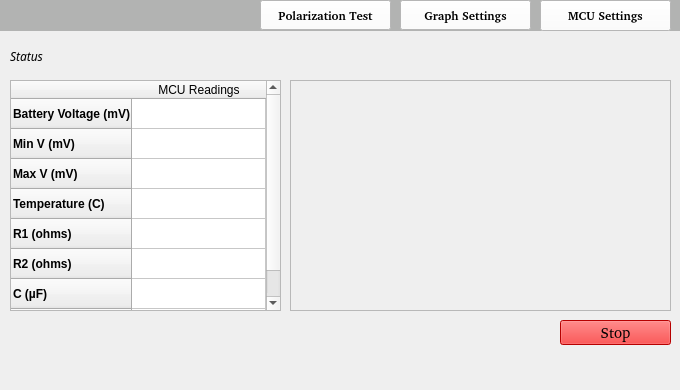
<?xml version="1.0" encoding="UTF-8"?>
<ui version="4.0">
 <class>Form</class>
 <widget class="QWidget" name="Form">
  <property name="geometry">
   <rect>
    <x>0</x>
    <y>0</y>
    <width>680</width>
    <height>390</height>
   </rect>
  </property>
  <property name="sizePolicy">
   <sizepolicy hsizetype="Fixed" vsizetype="Fixed">
    <horstretch>0</horstretch>
    <verstretch>0</verstretch>
   </sizepolicy>
  </property>
  <property name="font">
   <font>
    <italic>false</italic>
   </font>
  </property>
  <property name="windowTitle">
   <string>Form</string>
  </property>
  <widget class="QWidget" name="topBar" native="true">
   <property name="geometry">
    <rect>
     <x>0</x>
     <y>0</y>
     <width>681</width>
     <height>31</height>
    </rect>
   </property>
   <property name="palette">
    <palette>
     <active>
      <colorrole role="Button">
       <brush brushstyle="SolidPattern">
        <color alpha="255">
         <red>178</red>
         <green>179</green>
         <blue>178</blue>
        </color>
       </brush>
      </colorrole>
      <colorrole role="ButtonText">
       <brush brushstyle="SolidPattern">
        <color alpha="255">
         <red>255</red>
         <green>255</green>
         <blue>255</blue>
        </color>
       </brush>
      </colorrole>
      <colorrole role="Base">
       <brush brushstyle="SolidPattern">
        <color alpha="255">
         <red>178</red>
         <green>179</green>
         <blue>178</blue>
        </color>
       </brush>
      </colorrole>
      <colorrole role="Window">
       <brush brushstyle="SolidPattern">
        <color alpha="255">
         <red>178</red>
         <green>179</green>
         <blue>178</blue>
        </color>
       </brush>
      </colorrole>
     </active>
     <inactive>
      <colorrole role="Button">
       <brush brushstyle="SolidPattern">
        <color alpha="255">
         <red>178</red>
         <green>179</green>
         <blue>178</blue>
        </color>
       </brush>
      </colorrole>
      <colorrole role="ButtonText">
       <brush brushstyle="SolidPattern">
        <color alpha="255">
         <red>255</red>
         <green>255</green>
         <blue>255</blue>
        </color>
       </brush>
      </colorrole>
      <colorrole role="Base">
       <brush brushstyle="SolidPattern">
        <color alpha="255">
         <red>178</red>
         <green>179</green>
         <blue>178</blue>
        </color>
       </brush>
      </colorrole>
      <colorrole role="Window">
       <brush brushstyle="SolidPattern">
        <color alpha="255">
         <red>178</red>
         <green>179</green>
         <blue>178</blue>
        </color>
       </brush>
      </colorrole>
     </inactive>
     <disabled>
      <colorrole role="Button">
       <brush brushstyle="SolidPattern">
        <color alpha="255">
         <red>178</red>
         <green>179</green>
         <blue>178</blue>
        </color>
       </brush>
      </colorrole>
      <colorrole role="ButtonText">
       <brush brushstyle="SolidPattern">
        <color alpha="255">
         <red>143</red>
         <green>146</green>
         <blue>147</blue>
        </color>
       </brush>
      </colorrole>
      <colorrole role="Base">
       <brush brushstyle="SolidPattern">
        <color alpha="255">
         <red>178</red>
         <green>179</green>
         <blue>178</blue>
        </color>
       </brush>
      </colorrole>
      <colorrole role="Window">
       <brush brushstyle="SolidPattern">
        <color alpha="255">
         <red>178</red>
         <green>179</green>
         <blue>178</blue>
        </color>
       </brush>
      </colorrole>
     </disabled>
    </palette>
   </property>
   <property name="styleSheet">
    <string notr="true">background-color: rgb(178, 179, 178);</string>
   </property>
   <widget class="QPushButton" name="settings1">
    <property name="geometry">
     <rect>
      <x>540</x>
      <y>0</y>
      <width>131</width>
      <height>31</height>
     </rect>
    </property>
    <property name="palette">
     <palette>
      <active>
       <colorrole role="Button">
        <brush brushstyle="SolidPattern">
         <color alpha="255">
          <red>255</red>
          <green>255</green>
          <blue>255</blue>
         </color>
        </brush>
       </colorrole>
       <colorrole role="Base">
        <brush brushstyle="SolidPattern">
         <color alpha="255">
          <red>255</red>
          <green>255</green>
          <blue>255</blue>
         </color>
        </brush>
       </colorrole>
       <colorrole role="Window">
        <brush brushstyle="SolidPattern">
         <color alpha="255">
          <red>255</red>
          <green>255</green>
          <blue>255</blue>
         </color>
        </brush>
       </colorrole>
      </active>
      <inactive>
       <colorrole role="Button">
        <brush brushstyle="SolidPattern">
         <color alpha="255">
          <red>255</red>
          <green>255</green>
          <blue>255</blue>
         </color>
        </brush>
       </colorrole>
       <colorrole role="Base">
        <brush brushstyle="SolidPattern">
         <color alpha="255">
          <red>255</red>
          <green>255</green>
          <blue>255</blue>
         </color>
        </brush>
       </colorrole>
       <colorrole role="Window">
        <brush brushstyle="SolidPattern">
         <color alpha="255">
          <red>255</red>
          <green>255</green>
          <blue>255</blue>
         </color>
        </brush>
       </colorrole>
      </inactive>
      <disabled>
       <colorrole role="Button">
        <brush brushstyle="SolidPattern">
         <color alpha="255">
          <red>255</red>
          <green>255</green>
          <blue>255</blue>
         </color>
        </brush>
       </colorrole>
       <colorrole role="Base">
        <brush brushstyle="SolidPattern">
         <color alpha="255">
          <red>255</red>
          <green>255</green>
          <blue>255</blue>
         </color>
        </brush>
       </colorrole>
       <colorrole role="Window">
        <brush brushstyle="SolidPattern">
         <color alpha="255">
          <red>255</red>
          <green>255</green>
          <blue>255</blue>
         </color>
        </brush>
       </colorrole>
      </disabled>
     </palette>
    </property>
    <property name="font">
     <font>
      <family>Piboto [Goog]</family>
      <weight>75</weight>
      <italic>false</italic>
      <bold>true</bold>
     </font>
    </property>
    <property name="styleSheet">
     <string notr="true">background-color: rgb(255, 255, 255);</string>
    </property>
    <property name="text">
     <string>MCU Settings</string>
    </property>
   </widget>
   <widget class="QPushButton" name="graphSettings">
    <property name="geometry">
     <rect>
      <x>400</x>
      <y>0</y>
      <width>131</width>
      <height>30</height>
     </rect>
    </property>
    <property name="palette">
     <palette>
      <active>
       <colorrole role="Button">
        <brush brushstyle="SolidPattern">
         <color alpha="255">
          <red>255</red>
          <green>255</green>
          <blue>255</blue>
         </color>
        </brush>
       </colorrole>
       <colorrole role="Base">
        <brush brushstyle="SolidPattern">
         <color alpha="255">
          <red>255</red>
          <green>255</green>
          <blue>255</blue>
         </color>
        </brush>
       </colorrole>
       <colorrole role="Window">
        <brush brushstyle="SolidPattern">
         <color alpha="255">
          <red>255</red>
          <green>255</green>
          <blue>255</blue>
         </color>
        </brush>
       </colorrole>
      </active>
      <inactive>
       <colorrole role="Button">
        <brush brushstyle="SolidPattern">
         <color alpha="255">
          <red>255</red>
          <green>255</green>
          <blue>255</blue>
         </color>
        </brush>
       </colorrole>
       <colorrole role="Base">
        <brush brushstyle="SolidPattern">
         <color alpha="255">
          <red>255</red>
          <green>255</green>
          <blue>255</blue>
         </color>
        </brush>
       </colorrole>
       <colorrole role="Window">
        <brush brushstyle="SolidPattern">
         <color alpha="255">
          <red>255</red>
          <green>255</green>
          <blue>255</blue>
         </color>
        </brush>
       </colorrole>
      </inactive>
      <disabled>
       <colorrole role="Button">
        <brush brushstyle="SolidPattern">
         <color alpha="255">
          <red>255</red>
          <green>255</green>
          <blue>255</blue>
         </color>
        </brush>
       </colorrole>
       <colorrole role="Base">
        <brush brushstyle="SolidPattern">
         <color alpha="255">
          <red>255</red>
          <green>255</green>
          <blue>255</blue>
         </color>
        </brush>
       </colorrole>
       <colorrole role="Window">
        <brush brushstyle="SolidPattern">
         <color alpha="255">
          <red>255</red>
          <green>255</green>
          <blue>255</blue>
         </color>
        </brush>
       </colorrole>
      </disabled>
     </palette>
    </property>
    <property name="font">
     <font>
      <family>Piboto [Goog]</family>
      <weight>75</weight>
      <italic>false</italic>
      <bold>true</bold>
     </font>
    </property>
    <property name="styleSheet">
     <string notr="true">background-color: rgb(255, 255, 255);</string>
    </property>
    <property name="text">
     <string>Graph Settings</string>
    </property>
   </widget>
   <widget class="QPushButton" name="polarizationTest">
    <property name="geometry">
     <rect>
      <x>260</x>
      <y>0</y>
      <width>131</width>
      <height>30</height>
     </rect>
    </property>
    <property name="palette">
     <palette>
      <active>
       <colorrole role="Button">
        <brush brushstyle="SolidPattern">
         <color alpha="255">
          <red>255</red>
          <green>255</green>
          <blue>255</blue>
         </color>
        </brush>
       </colorrole>
       <colorrole role="Base">
        <brush brushstyle="SolidPattern">
         <color alpha="255">
          <red>255</red>
          <green>255</green>
          <blue>255</blue>
         </color>
        </brush>
       </colorrole>
       <colorrole role="Window">
        <brush brushstyle="SolidPattern">
         <color alpha="255">
          <red>255</red>
          <green>255</green>
          <blue>255</blue>
         </color>
        </brush>
       </colorrole>
      </active>
      <inactive>
       <colorrole role="Button">
        <brush brushstyle="SolidPattern">
         <color alpha="255">
          <red>255</red>
          <green>255</green>
          <blue>255</blue>
         </color>
        </brush>
       </colorrole>
       <colorrole role="Base">
        <brush brushstyle="SolidPattern">
         <color alpha="255">
          <red>255</red>
          <green>255</green>
          <blue>255</blue>
         </color>
        </brush>
       </colorrole>
       <colorrole role="Window">
        <brush brushstyle="SolidPattern">
         <color alpha="255">
          <red>255</red>
          <green>255</green>
          <blue>255</blue>
         </color>
        </brush>
       </colorrole>
      </inactive>
      <disabled>
       <colorrole role="Button">
        <brush brushstyle="SolidPattern">
         <color alpha="255">
          <red>255</red>
          <green>255</green>
          <blue>255</blue>
         </color>
        </brush>
       </colorrole>
       <colorrole role="Base">
        <brush brushstyle="SolidPattern">
         <color alpha="255">
          <red>255</red>
          <green>255</green>
          <blue>255</blue>
         </color>
        </brush>
       </colorrole>
       <colorrole role="Window">
        <brush brushstyle="SolidPattern">
         <color alpha="255">
          <red>255</red>
          <green>255</green>
          <blue>255</blue>
         </color>
        </brush>
       </colorrole>
      </disabled>
     </palette>
    </property>
    <property name="font">
     <font>
      <family>Piboto [Goog]</family>
      <weight>75</weight>
      <italic>false</italic>
      <bold>true</bold>
     </font>
    </property>
    <property name="styleSheet">
     <string notr="true">background-color: rgb(255, 255, 255);</string>
    </property>
    <property name="text">
     <string>Polarization Test</string>
    </property>
   </widget>
  </widget>
  <widget class="QWidget" name="verticalLayoutWidget">
   <property name="geometry">
    <rect>
     <x>10</x>
     <y>80</y>
     <width>271</width>
     <height>231</height>
    </rect>
   </property>
   <layout class="QVBoxLayout" name="verticalLayout">
    <item>
     <widget class="QTableWidget" name="mainTable">
      <property name="sizePolicy">
       <sizepolicy hsizetype="Expanding" vsizetype="Expanding">
        <horstretch>0</horstretch>
        <verstretch>0</verstretch>
       </sizepolicy>
      </property>
      <property name="verticalScrollBarPolicy">
       <enum>Qt::ScrollBarAsNeeded</enum>
      </property>
      <property name="horizontalScrollBarPolicy">
       <enum>Qt::ScrollBarAsNeeded</enum>
      </property>
      <property name="sizeAdjustPolicy">
       <enum>QAbstractScrollArea::AdjustToContents</enum>
      </property>
      <property name="selectionMode">
       <enum>QAbstractItemView::NoSelection</enum>
      </property>
      <attribute name="horizontalHeaderStretchLastSection">
       <bool>true</bool>
      </attribute>
      <attribute name="verticalHeaderStretchLastSection">
       <bool>false</bool>
      </attribute>
      <row>
       <property name="text">
        <string>Battery Voltage (mV)</string>
       </property>
       <property name="toolTip">
        <string notr="true"/>
       </property>
       <property name="font">
        <font>
         <weight>75</weight>
         <bold>true</bold>
        </font>
       </property>
      </row>
      <row>
       <property name="text">
        <string>Min V (mV)</string>
       </property>
       <property name="toolTip">
        <string notr="true"/>
       </property>
       <property name="font">
        <font>
         <weight>75</weight>
         <bold>true</bold>
        </font>
       </property>
      </row>
      <row>
       <property name="text">
        <string>Max V (mV)</string>
       </property>
       <property name="toolTip">
        <string notr="true"/>
       </property>
       <property name="font">
        <font>
         <weight>75</weight>
         <bold>true</bold>
        </font>
       </property>
      </row>
      <row>
       <property name="text">
        <string>Temperature (C)</string>
       </property>
       <property name="toolTip">
        <string notr="true"/>
       </property>
       <property name="font">
        <font>
         <weight>75</weight>
         <bold>true</bold>
        </font>
       </property>
      </row>
      <row>
       <property name="text">
        <string>R1 (ohms)</string>
       </property>
       <property name="toolTip">
        <string notr="true"/>
       </property>
       <property name="font">
        <font>
         <weight>75</weight>
         <bold>true</bold>
        </font>
       </property>
      </row>
      <row>
       <property name="text">
        <string>R2 (ohms)</string>
       </property>
       <property name="toolTip">
        <string notr="true"/>
       </property>
       <property name="font">
        <font>
         <weight>75</weight>
         <bold>true</bold>
        </font>
       </property>
      </row>
      <row>
       <property name="text">
        <string>C (µF)</string>
       </property>
       <property name="toolTip">
        <string notr="true"/>
       </property>
       <property name="font">
        <font>
         <weight>75</weight>
         <bold>true</bold>
        </font>
       </property>
      </row>
      <row>
       <property name="text">
        <string>R Load (ohms)</string>
       </property>
       <property name="toolTip">
        <string notr="true"/>
       </property>
       <property name="font">
        <font>
         <weight>75</weight>
         <bold>true</bold>
        </font>
       </property>
      </row>
      <column>
       <property name="text">
        <string>MCU Readings</string>
       </property>
      </column>
     </widget>
    </item>
   </layout>
  </widget>
  <widget class="QScrollArea" name="graphingArea">
   <property name="geometry">
    <rect>
     <x>290</x>
     <y>80</y>
     <width>381</width>
     <height>231</height>
    </rect>
   </property>
   <property name="horizontalScrollBarPolicy">
    <enum>Qt::ScrollBarAsNeeded</enum>
   </property>
   <property name="sizeAdjustPolicy">
    <enum>QAbstractScrollArea::AdjustToContents</enum>
   </property>
   <property name="widgetResizable">
    <bool>true</bool>
   </property>
   <widget class="QWidget" name="GraphAreaWidgetContents">
    <property name="geometry">
     <rect>
      <x>0</x>
      <y>0</y>
      <width>379</width>
      <height>229</height>
     </rect>
    </property>
   </widget>
  </widget>
  <widget class="QPushButton" name="start_stop">
   <property name="geometry">
    <rect>
     <x>560</x>
     <y>320</y>
     <width>111</width>
     <height>25</height>
    </rect>
   </property>
   <property name="palette">
    <palette>
     <active>
      <colorrole role="Button">
       <brush brushstyle="SolidPattern">
        <color alpha="255">
         <red>255</red>
         <green>0</green>
         <blue>0</blue>
        </color>
       </brush>
      </colorrole>
      <colorrole role="Base">
       <brush brushstyle="SolidPattern">
        <color alpha="255">
         <red>255</red>
         <green>0</green>
         <blue>0</blue>
        </color>
       </brush>
      </colorrole>
      <colorrole role="Window">
       <brush brushstyle="SolidPattern">
        <color alpha="255">
         <red>255</red>
         <green>0</green>
         <blue>0</blue>
        </color>
       </brush>
      </colorrole>
     </active>
     <inactive>
      <colorrole role="Button">
       <brush brushstyle="SolidPattern">
        <color alpha="255">
         <red>255</red>
         <green>0</green>
         <blue>0</blue>
        </color>
       </brush>
      </colorrole>
      <colorrole role="Base">
       <brush brushstyle="SolidPattern">
        <color alpha="255">
         <red>255</red>
         <green>0</green>
         <blue>0</blue>
        </color>
       </brush>
      </colorrole>
      <colorrole role="Window">
       <brush brushstyle="SolidPattern">
        <color alpha="255">
         <red>255</red>
         <green>0</green>
         <blue>0</blue>
        </color>
       </brush>
      </colorrole>
     </inactive>
     <disabled>
      <colorrole role="Button">
       <brush brushstyle="SolidPattern">
        <color alpha="255">
         <red>255</red>
         <green>0</green>
         <blue>0</blue>
        </color>
       </brush>
      </colorrole>
      <colorrole role="Base">
       <brush brushstyle="SolidPattern">
        <color alpha="255">
         <red>255</red>
         <green>0</green>
         <blue>0</blue>
        </color>
       </brush>
      </colorrole>
      <colorrole role="Window">
       <brush brushstyle="SolidPattern">
        <color alpha="255">
         <red>255</red>
         <green>0</green>
         <blue>0</blue>
        </color>
       </brush>
      </colorrole>
     </disabled>
    </palette>
   </property>
   <property name="font">
    <font>
     <family>Piboto [Goog]</family>
     <pointsize>11</pointsize>
     <weight>50</weight>
     <italic>false</italic>
     <bold>false</bold>
    </font>
   </property>
   <property name="styleSheet">
    <string notr="true">background-color: rgb(255, 0, 0);</string>
   </property>
   <property name="text">
    <string>Stop</string>
   </property>
   <property name="checkable">
    <bool>true</bool>
   </property>
   <property name="checked">
    <bool>false</bool>
   </property>
  </widget>
  <widget class="QLabel" name="status1">
   <property name="geometry">
    <rect>
     <x>10</x>
     <y>41</y>
     <width>361</width>
     <height>31</height>
    </rect>
   </property>
   <property name="font">
    <font>
     <family>Comic Sans</family>
     <italic>true</italic>
    </font>
   </property>
   <property name="styleSheet">
    <string notr="true">font-family: Comic Sans </string>
   </property>
   <property name="text">
    <string>Status</string>
   </property>
  </widget>
  <widget class="QWidget" name="verticalLayoutWidget_2">
   <property name="geometry">
    <rect>
     <x>10</x>
     <y>350</y>
     <width>661</width>
     <height>32</height>
    </rect>
   </property>
   <layout class="QVBoxLayout" name="statusBarLayout"/>
  </widget>
 </widget>
 <resources/>
 <connections/>
</ui>
